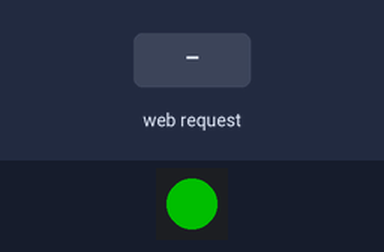
Recording of a sketch running on a simulated ESP32-C6. Shown: 1 RGB LEDs in strip order, left to right. The test bench sets the inputs (shaded band). Dim RGB values are drawn brighter than linear; what the sketch prints to the serial monitor is not drawn.

Above: at 2.2 s.
2.3 s: HTTP request GET /tetikle received
At 3.5 s:
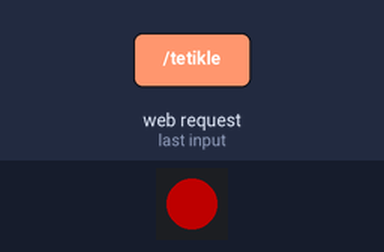
3.8 s: HTTP request GET /sifirla received
At 4.6 s:
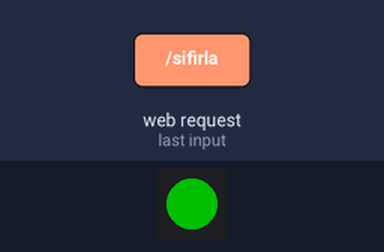
Timing chart, 0 to 6.8 s (numbered marks = the images above; inputs shaded):
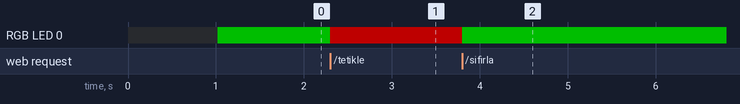

The sketch:

ESP32Wifi.ino
```cpp
/*
  ESP32-C6 — Web Server
  =====================
  Hosts a control interface during operation.
  /durum endpoint returns status by default.
  When accessing /tetikle endpoint, it switches to destruction mode.

  Libraries:
    - Arduino IDE -> Board: "ESP32C6 Dev Module"
    - Arduino IDE -> Manage Libraries -> "Adafruit NeoPixel"
*/

#include <WiFi.h>
#include <WebServer.h>
#include <Adafruit_NeoPixel.h>

// ============================================================
// AP (Hotspot) Settings — ESP32 creates its own Wi-Fi
// ============================================================
const char* ap_ssid     = "mede";
const char* ap_password = "12345678";
// In AP mode, ESP32 IP is always: 192.168.4.1
// ============================================================

// ESP32-C6 built-in RGB LED — GPIO 8
#define LED_PIN   8
#define LED_COUNT  1
Adafruit_NeoPixel led(LED_COUNT, LED_PIN, NEO_GRB + NEO_KHZ800);

WebServer server(80);

// Status variable: "BEKLE" or "SIL"
String durum = "BEKLE";

// Set LED color
void ledColor(uint8_t r, uint8_t g, uint8_t b) {
  led.setPixelColor(0, led.Color(r, g, b));
  led.show();
}

// ---- Endpoint: /durum ----
// Python polls this endpoint continuously
void handleDurum() {
  server.send(200, "text/plain", durum);
}

// ---- Endpoint: /tetikle ----
// When you visit this address from your phone, status becomes "SIL"
void handleTetikle() {
  durum = "SIL";
  ledColor(255, 0, 0); // Red — SIL mode
  server.send(200, "text/html",
    "<!DOCTYPE html><html><head><meta charset='UTF-8'>"
    "<meta name='viewport' content='width=device-width, initial-scale=1'>"
    "<style>"
    "body{margin:0;background:#000;color:#ff0000;font-family:'Courier New',monospace;display:flex;align-items:center;justify-content:center;min-height:100vh;}"
    ".box{text-align:center;padding:40px;border:2px solid #ff0000;box-shadow:0 0 30px #ff0000;max-width:500px;}"
    "h1{font-size:2em;text-transform:uppercase;letter-spacing:4px;animation:blink 0.5s step-end infinite;}"
    "p{color:#ff6666;font-size:1em;line-height:1.8;}"
    ".warn{color:#ffff00;font-size:0.85em;margin-top:20px;border-top:1px solid #ff0000;padding-top:15px;}"
    "@keyframes blink{0%,100%{opacity:1;}50%{opacity:0;}}"
    "</style></head>"
    "<body><div class='box'>"
    "<h1>&#9888; SYSTEM FAILURE &#9888;</h1>"
    "<p>[ DELETE COMMAND RECEIVED ]<br>"
    "Target files being destroyed...<br>"
    "Operation cannot be undone.</p>"
    "<p class='warn'>WARNING: This operation has been logged.</p>"
    "</div></body></html>"
  );
  Serial.println("[!] DELETE command sent!");
}

// ---- Endpoint: /sifirla ----
// Resets status if you want to run the demonstration again
void handleSifirla() {
  durum = "BEKLE";
  ledColor(0, 255, 0); // Green — BEKLE mode
  server.send(200, "text/html",
    "<!DOCTYPE html><html><head><meta charset='UTF-8'>"
    "<meta name='viewport' content='width=device-width, initial-scale=1'>"
    "<style>"
    "body{margin:0;background:#000;color:#00ff00;font-family:'Courier New',monospace;display:flex;align-items:center;justify-content:center;min-height:100vh;}"
    ".box{text-align:center;padding:40px;border:2px solid #00ff00;box-shadow:0 0 30px #00ff00;max-width:500px;}"
    "h1{font-size:1.8em;letter-spacing:3px;} p{color:#66ff66;}"
    "</style></head>"
    "<body><div class='box'>"
    "<h1>[ SYSTEM RESET ]</h1>"
    "<p>Status: Switched to BEKLE mode.<br>System is ready again.</p>"
    "<p><a href='/' style='color:#00ff00;'>&#8592; Return to Panel</a></p>"
    "</div></body></html>"
  );
  Serial.println("[*] Status reset: BEKLE");
}

// ---- Main Control Panel ----
void handleRoot() {
  String html = "<!DOCTYPE html><html><head><meta charset='UTF-8'>";
  html += "<meta name='viewport' content='width=device-width, initial-scale=1'>";
  html += "<style>";
  html += "body{margin:0;background:#000;color:#00ff00;font-family:'Courier New',monospace;min-height:100vh;display:flex;flex-direction:column;align-items:center;justify-content:center;padding:20px;box-sizing:border-box;}";
  html += ".terminal{border:1px solid #00ff00;padding:30px 40px;max-width:480px;width:100%;box-shadow:0 0 40px #00ff0055;}";
  html += ".title{font-size:1.1em;letter-spacing:6px;text-transform:uppercase;margin-bottom:4px;color:#00ff00;}";
  html += ".subtitle{font-size:0.7em;color:#007700;letter-spacing:3px;margin-bottom:30px;}";
  html += ".status{font-size:0.85em;color:#aaa;margin-bottom:30px;border:1px solid #333;padding:10px;}";
  html += ".status span{color:#ffff00;font-weight:bold;}";
  html += ".btn{display:block;width:100%;padding:16px;margin:10px 0;font-family:'Courier New',monospace;font-size:1em;font-weight:bold;letter-spacing:2px;cursor:pointer;text-decoration:none;text-align:center;box-sizing:border-box;border:none;}";
  html += ".red{background:#8b0000;color:#ff4444;border:1px solid #ff0000;box-shadow:0 0 15px #ff000066;}";
  html += ".red:hover{background:#ff0000;color:#fff;}";
  html += ".dim{background:#0a0a0a;color:#444;border:1px solid #222;font-size:0.8em;}";
  html += ".footer{margin-top:20px;font-size:0.65em;color:#333;letter-spacing:2px;}";
  html += "</style></head>";
  html += "<body><div class='terminal'>";
  html += "<div class='title'>[ CONTROL PANEL ]</div>";
  html += "<div class='subtitle'>ESP32-C6 // REMOTE ACCESS</div>";
  html += "<div class='status'>SYSTEM STATUS: <span>" + durum + "</span></div>";
  html += "<a href='/tetikle' class='btn red'>&gt;&gt; RUN DELETE COMMAND &lt;&lt;</a>";
  html += "<a href='/sifirla' class='btn dim'>[ RESET SYSTEM ]</a>";
  html += "<div class='footer'>UNAUTHORIZED ACCESS PROHIBITED</div>";
  html += "</div></body></html>";
  server.send(200, "text/html", html);
}

void setup() {
  Serial.begin(115200);
  delay(1000);

  // Initialize LED — blue while connecting
  led.begin();
  led.setBrightness(80);
  ledColor(0, 0, 255);

  Serial.println("\n[*] ESP32-C6 Starting...");
  Serial.println("[*] Opening AP (Access Point) mode...");

  WiFi.softAP(ap_ssid);

  ledColor(0, 255, 0); // Green — ready, BEKLE mode
  Serial.println("[✓] Hotspot created!");
  Serial.print("[✓] Network name: "); Serial.println(ap_ssid);
  Serial.print("[✓] Password  : "); Serial.println(ap_password);
  Serial.print("[✓] IP        : "); Serial.println(WiFi.softAPIP());
  Serial.println("[*] Connect devices to this network, open 192.168.4.1 in browser.\n");

  // Define endpoints
  server.on("/",        handleRoot);
  server.on("/durum",   handleDurum);
  server.on("/tetikle", handleTetikle);
  server.on("/sifirla", handleSifirla);

  server.begin();
  Serial.println("[✓] Web server started. Ready!\n");
}

void loop() {
  server.handleClient();
}
```

Measured:
- after the input at 2.3 s, RGB LED 0: RGB(0, 80, 0) → RGB(80, 0, 0) at once
- after the input at 3.8 s, RGB LED 0: RGB(80, 0, 0) → RGB(0, 80, 0) at once
